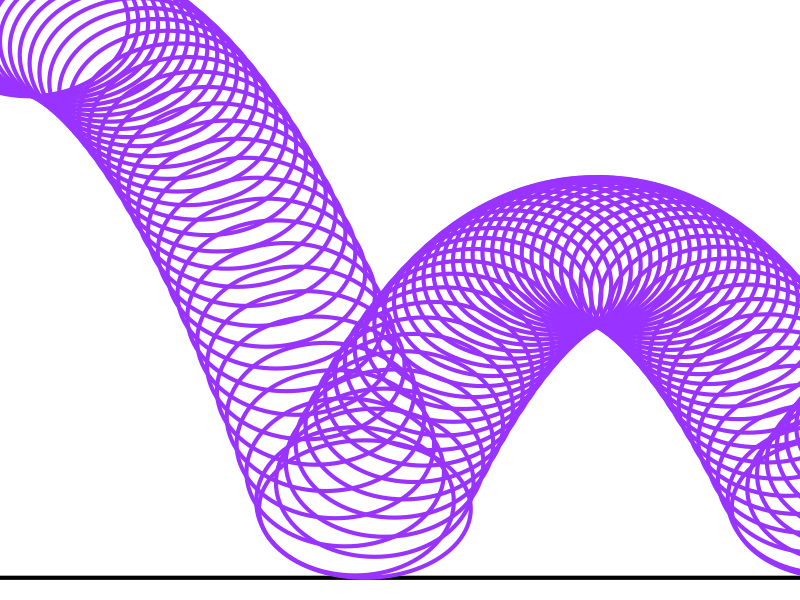

Recreate this plot in R.
pelota <- function(n = 150, x = 0, y = 15, dy = 0, t.step = 0.05, 
                   r = 2, dx = 0.1, elast = 0.9, borrar = TRUE,
                   freno = 1e-4) {
  require(plotrix)
  y0 <- y
  x0 <- x
  fondo(x0, y0)
  dibuja(x, y, r, dy)
  for (i in 1:n) {
    cat('i =', i, '\r')
    x <- x + dx
    dx <- dx * (1 - freno)
    y <- y + dy
    if (y <= r) {
      dy <- - dy * elast
      y <- r
      if (borrar) {
        fondo(x0, y0)
      }
      dibuja(x, y, r, dy, TRUE)
    } else {
      dy <- dy - 9.8 * t.step ** 2
      if (borrar) {
        fondo(x0, y0)
      }
      dibuja(x, y, r, dy)
    }
    Sys.sleep(t.step * 0.5)
  }
  cat('\n')
}


dibuja <- function(x, y, r, dy, choque = FALSE ) {
  if (choque) {
    cfn <- dy * .2 / (1 + dy)
    draw.ellipse(x, (1 - cfn) * r, (1 + cfn) * r, (1 - cfn) * r,
                 lwd = 4, border = '#9933FF')
  } else {
    draw.ellipse(x, y, r, r,
                 lwd = 4, border = '#9933FF')
  }
}

fondo <- function(x0, y0) {
  par(mar = rep(0, 4))
  plot(NA, ylab = '', xlab = '', ylim = c(x0, y0), xlim =c(0, y0),
       bty = 'n', xaxt = 'n', yaxt = 'n')
  abline(h = 0, lwd = 4)
}
# pelota(170, elast = 0.65)
# pelota(170, elast = 0.7, borrar = FALSE)
pelota(100, elast = 0.7, dx = 0.2, borrar = FALSE) 


